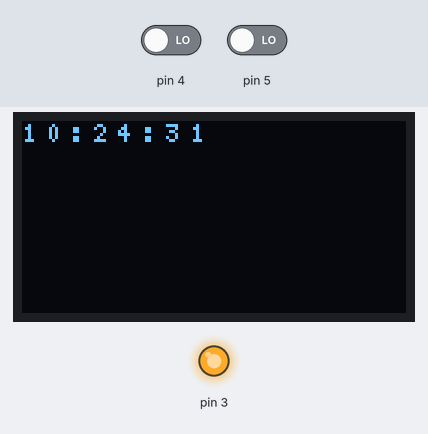
This sketch was run on a simulated Arduino Uno, built with avr-gcc and run on an emulated ATmega328P. Parts: 128×64 one-colour display, output pins drawn as LEDs (lit = HIGH). Inputs (shaded band) come from the test bench; at power-on: pin 4 LOW, pin 5 LOW. The local clock reads 2024-03-15 10:24:30 at power-on unless the sketch sets it.

Above: at 1.7 s.
1.8 s: pin 4 driven HIGH
At 2.34 s:
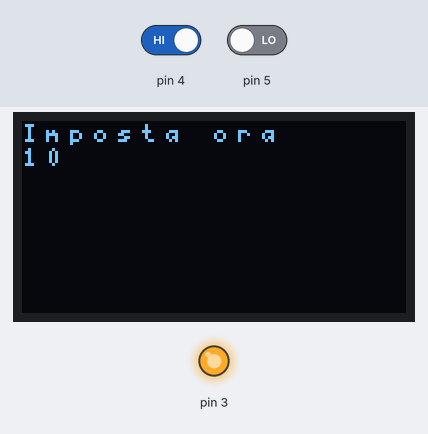
4.3 s: pin 5 driven HIGH
At 7.2 s:
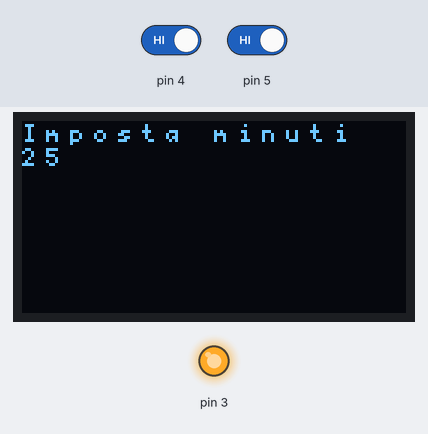
7.3 s: pin 4 driven LOW
At 7.8 s:
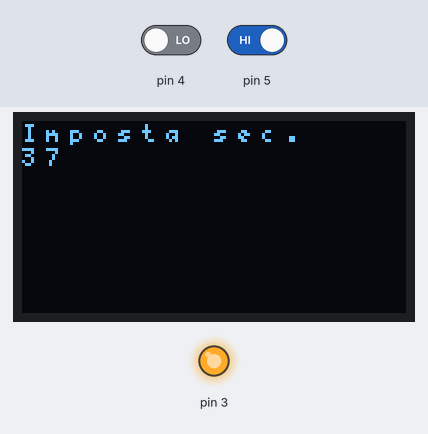
9.1 s: pin 4 driven HIGH
At 9.99 s:
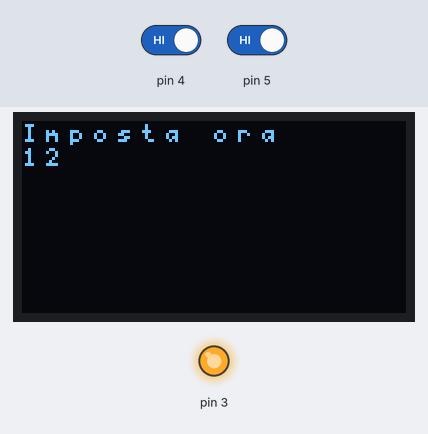
11.2 s: pin 5 driven LOW
At 13.56 s:
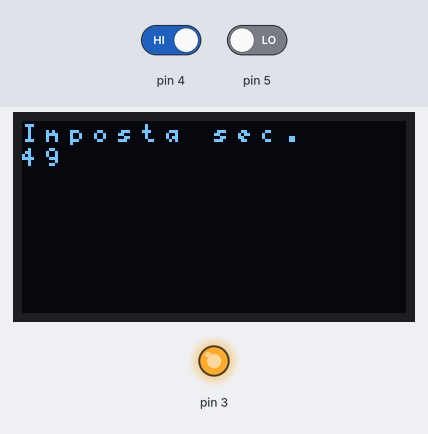
14.2 s: pin 5 driven HIGH
At 20.07 s:
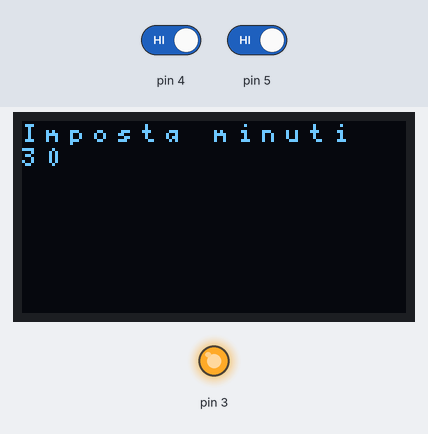

The sketch:

orologio-impostabile.ino
```cpp
//RTCLib by Adafruit x DS1307
#include "RTClib.h"

#include <U8x8lib.h>
U8X8_SSD1306_128X64_ALT0_HW_I2C oled(U8X8_PIN_NONE);

RTC_DS1307 rtc;
DateTime now;

char str[3];
int stato = 0;

void setup () {
  Serial.begin(9600);

  //pulsanti set e reset
  pinMode(4, INPUT);
  pinMode(5, INPUT);

  pinMode(3, OUTPUT);
  digitalWrite(3, LOW);
  delay(500);
  digitalWrite(3, HIGH);
  oled.begin();
  oled.setFont(u8x8_font_5x7_f);

  if (! rtc.begin()) {
    Serial.println("Couldn't find RTC");
    Serial.flush();
    abort();
  }

  if (! rtc.isrunning()) {
    Serial.println("RTC is NOT running, let's set the time!");
    rtc.adjust(DateTime(F(__DATE__), F(__TIME__)));
    // This line sets the RTC with an explicit date & time, for example to set
    // January 21, 2014 at 3am you would call:
    // rtc.adjust(DateTime(2014, 1, 21, 3, 0, 0));
  }

}

void loop () {
  switch(stato){
    case 0:
      displayTime();
      break;
    case 1:
      setHour();
      break;
    case 2:
      setMinute();
      break;
    case 3:
      setSecond();
      break;

  }
}

unsigned long t1, dt;
bool FIRST = true;

void displayTime() {
  if (FIRST) {
    oled.clear();
    t1 = millis();
    FIRST = false;
  }

  dt = millis() - t1;
  if (dt > 1000) {
    now = rtc.now();
    oled.setCursor(0,0);

    sprintf(str, "%02d", now.hour());
    oled.print(str);
    oled.print(':');
    sprintf(str, "%02d", now.minute());
    oled.print(str);
    oled.print(':');
    sprintf(str, "%02d", now.second());
    oled.print(str);
    t1 = millis();
  }

  if (digitalRead(4)) {
    //imposta ora
    stato = 1;
    delay(300);
    FIRST = true;
  }
}

int seth = 0;

void setHour() {
  if (FIRST) {
    oled.clear();
    now = rtc.now();
    seth = now.hour();
    oled.setCursor(0,0);
    oled.print("Imposta ora");
    FIRST = false;
  }
  oled.setCursor(0,1);
  sprintf(str, "%02d", seth);
  oled.print(str);

  if (digitalRead(5)) {
    seth++;
    if (seth >= 24) seth = 0;
    delay(200);
  }
  if (digitalRead(4)) {
    //salva ora scelta e passa ai minuti
    rtc.adjust(DateTime(now.year(), now.month(), now.day(), seth, now.minute(), now.second()));
    stato = 2;
    FIRST = true;
    delay(200);
  }
}

int setm;
void setMinute(){
  if (FIRST) {
    oled.clear();
    now = rtc.now();
    setm = now.minute();
    oled.setCursor(0,0);
    oled.print("Imposta minuti");
    FIRST = false;
  }
  oled.setCursor(0,1);
  sprintf(str, "%02d", setm);
  oled.print(str);

  if (digitalRead(5)) {
    setm++;
    if (setm >= 60) setm = 0;
    delay(200);
  }
  if (digitalRead(4)) {
    //salva min scelta e passa ai sec
    rtc.adjust(DateTime(now.year(), now.month(), now.day(), now.hour(), setm, now.second()));
    stato = 3;
    delay(200);
    FIRST = true;
  }
}

int sets = 0;

void setSecond(){
  if (FIRST) {
    oled.clear();
    now = rtc.now();
    sets = now.second();
    oled.setCursor(0,0);
    oled.print("Imposta sec.");
    FIRST = false;
  }
  oled.setCursor(0,1);
  sprintf(str, "%02d", sets);
  oled.print(str);

  if (digitalRead(5)) {
    sets++;
    if (sets >= 60) sets = 0;
    delay(200);
  }
  if (digitalRead(4)) {
    //salva sec scelta e passa ai minuti
    rtc.adjust(DateTime(now.year(), now.month(), now.day(), now.hour(), now.minute(), sets));
    stato = 0;
    delay(200);
    FIRST = true;
  }
}
```

Measured:
- after the input at 9.1 s, the display: first changes after 0.29 s (image 4 shows a later state)
- what the display in image 4 shows lasts 0.4 s, from 9.8 s to 10.2 s
